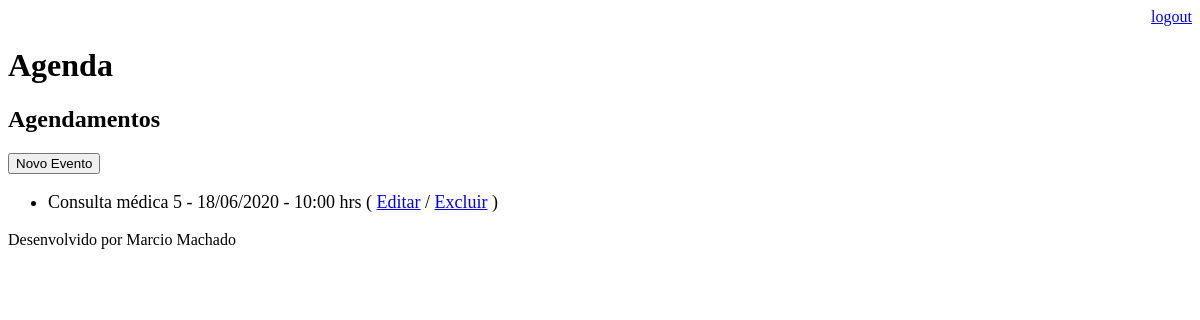
The page /agenda/ (signed in) on the database as committed earlier.
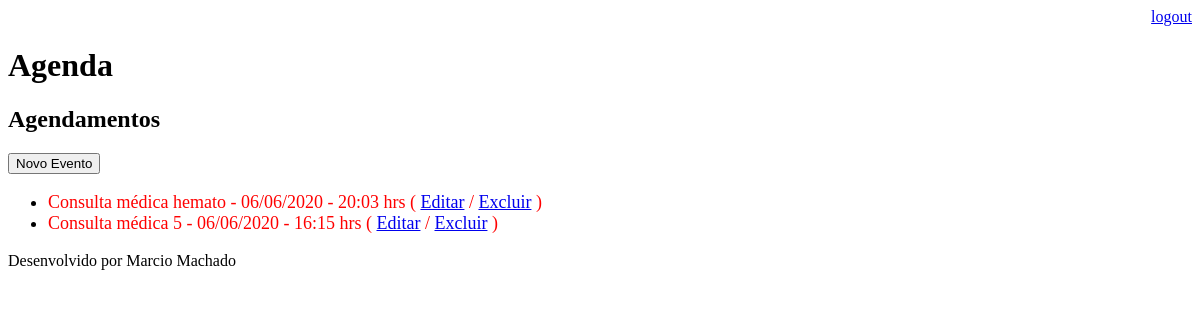
The same page on the database as committed later.
### core/models.py (models this page shows, shortened)
class Evento(models.Model):
    titulo = models.CharField(max_length=100)
    descricao = models.TextField(blank=True, null=True)
    data_evento = models.DateTimeField(verbose_name='Data do Evento')
    data_criacao = models.DateTimeField(auto_now=True)
    usuarios = models.ForeignKey(User, on_delete=models.CASCADE)
    class Meta:
        db_table = 'evento'
    def get_data_evento(self):
        return self.data_evento.strftime('%d/%m/%Y - %H:%M hrs')
    def get_evento_atrasado(self):
        if self.data_evento < datetime.now():
            return True
        else:
            return False

### core/views.py (the view)
# urls.py: path('agenda/', views.lista_eventos),
@login_required(login_url='/login/')
def lista_eventos (request):
    usuario = request.user
    data_atual = datetime.now() - timedelta(hours=1)
    evento = Evento.objects.filter(usuarios=usuario)
    dados = {'eventos' :evento}
    return render(request, 'agenda.html', dados)

### templates/agenda.html
{% extends "model-page.html" %}
{% block content %}
    <h2>Agendamentos</h2>
    <a href="evento/">
        <button type="button">Novo Evento</button>
    </a>
    <ul style="font-size: 18px">
        {% for evento in eventos %}
            <li>
                <div style={% if evento.get_evento_atrasado %}
                              "color:red"
                            {% endif %}>
                    {{ evento.titulo }} - {{ evento.get_data_evento }}
                    ( <a href="evento/?id={{ evento.id }}">Editar</a>
                    / <a href="evento/delete/{{ evento.id }}/">Excluir</a> )
                </div>
            </li>
        {% endfor %}
    </ul>
{% endblock %}

Rows that differ between the two databases and show on the page:
now on this page (row edited): Evento: titulo "Consulta médica hemato", get_data_evento "06/06/2020 - 20:03 hrs"
changed Evento "Consulta médica 5": data_evento "2020-06-18 10:00:00" → "2020-06-06 16:15:00" (drawn); get_data_evento "18/06/2020 - 10:00 hrs" → "06/06/2020 - 16:15 hrs"
